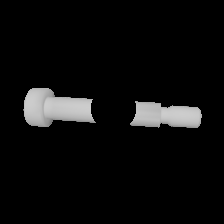
#> input picture DataSet_Tools/AddOcclusion/middle_crop.png, 224 x 224 px
$ python -i dataset_contour_check.py   (imports and definitions only)
#> lines starting #> are read from the running program, lines starting #| are printed output that depends on the picture; after the words box and inside, x2 and y2 are one past the last pixel; in counts of white or black regions, pixels touching at a corner belong together
"""
This Script runs over a dataset with images to find objects
containing multiple contours. For our testing purpose only single
objects and therefore single contours in the generated png's are allowed.

Use a list of images (testing set for example)

test_list_containing_dat = True
has usually the form ".../ShapeNetHandTools_V13/bolt/sn_d7bdbf351fb1d1abcd7ecf32c7a32daa/rendering/12.dat"

test_list_containing_dat = False
has usually the form ".../ShapeNetHandTools_V13/bolt/sn_d7bdbf351fb1d1abcd7ecf32c7a32daa/rendering/12.png"
"""

import os,sys, cv2, imutils, glob
import numpy as np

test_list_containing_dat = True
filelist = "/home/mapa3789/Master/Pixel2Mesh/Data/train_test_lists/HandTools_V13/test_list.txt"

def list_images():
    image_list = []
    with open(filelist, 'r') as f:
        while(True):
            line = f.readline().strip()
            if not line:
                break
            image_list.append(line)

    return image_list


def get_image_object_pixels(pixel_list):
    image_pixels = np.asarray(pixel_list)
    image_pixels = np.sum(image_pixels, axis=2) # sum color + alpha together
    obj_pixels = image_pixels[image_pixels[:,:]!=0]
    return image_pixels, obj_pixels

def get_percentage_obj_img(image_pixels, object_pixels):
    return float(object_pixels.size) / float(image_pixels.size)

def fill_holes(file):
    # Read image
#> called with file = '../AddOcclusion/middle_crop.png'
    im_in = cv2.imread(file, cv2.IMREAD_GRAYSCALE);
#> im_in is the input picture: shape (224, 224); min 0, max 205, mean 12.7

    th, im_th = cv2.threshold(im_in, 100, 1, cv2.THRESH_BINARY_INV);
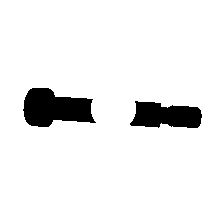
#> im_th: shape (224, 224); values 0 (black) and 1 (white), 93.2% white; 2 black regions, box (x1, y1, x2, y2) and area: (23, 88, 96, 127) 1963, (130, 101, 202, 128) 1448

    # Copy the thresholded image.
    im_floodfill = im_th.copy()

    # Mask used to flood filling.
    # Notice the size needs to be 2 pixels than the image.
    h, w = im_th.shape[:2]
#> h = 224; w = 224
    mask = np.zeros((h+2, w+2), np.uint8)

    # Floodfill from point (0, 0)
    cv2.floodFill(im_floodfill, mask, (0,0), 255);

    # Invert floodfilled image
    im_floodfill_inv = cv2.bitwise_not(im_floodfill)

    # Combine the two images to get the foreground.
    im_out = im_th | im_floodfill_inv
    return im_floodfill_inv


def count_contours(image):
    # fill holes -> so we don't count contures which are removed after
    # the corresponding image got cropped
    filled_image = fill_holes(image)

    # amount of contours -> should represet if object is split into two parts
    ret, thresh = cv2.threshold(filled_image, 0, 255,cv2.THRESH_OTSU)
    contours,hierarchy = cv2.findContours(thresh,1,1)
    contour_amount = len(contours) - 1

    return contour_amount


# [1 line that did not run here, left out]
# [1 line that did not run here, left out]
check_objects = {}


# [18 lines not run here, left out]

>>> result = fill_holes('../AddOcclusion/middle_crop.png')

$ run again, on DataSet_Tools/AddOcclusion/verge_crop_latex.png
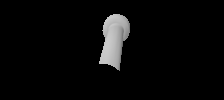
#> input picture DataSet_Tools/AddOcclusion/verge_crop_latex.png, 224 x 100 px
#> in fill_holes, im_in is the input picture: shape (100, 224); min 0, max 203, mean 8.9
#> in fill_holes, `th, im_th = cv2.threshold(im_in, 100, 1, cv2.THRESH_BINARY_INV);`:
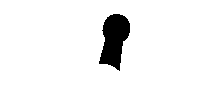
#> im_th: shape (100, 224); values 0 (black) and 1 (white), 95% white; 1 black region, box (x1, y1, x2, y2) and area: (99, 14, 130, 71) 1126
